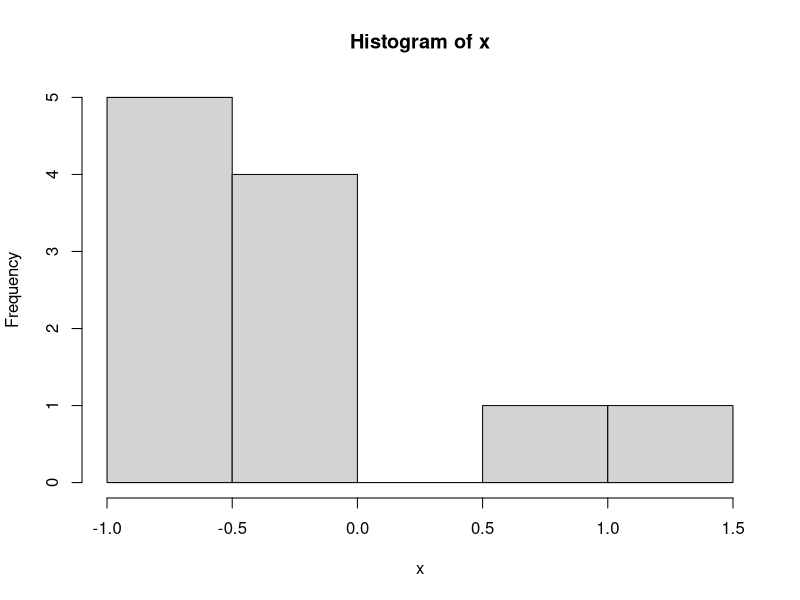
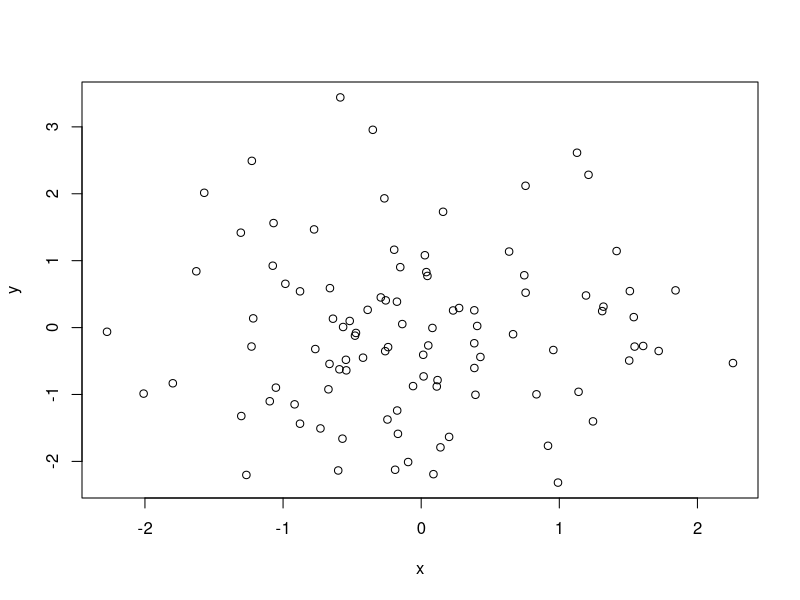
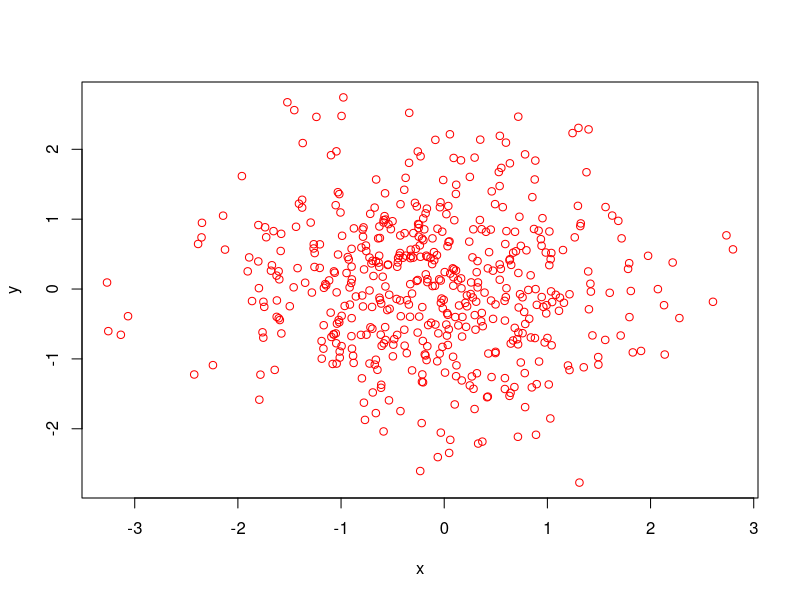
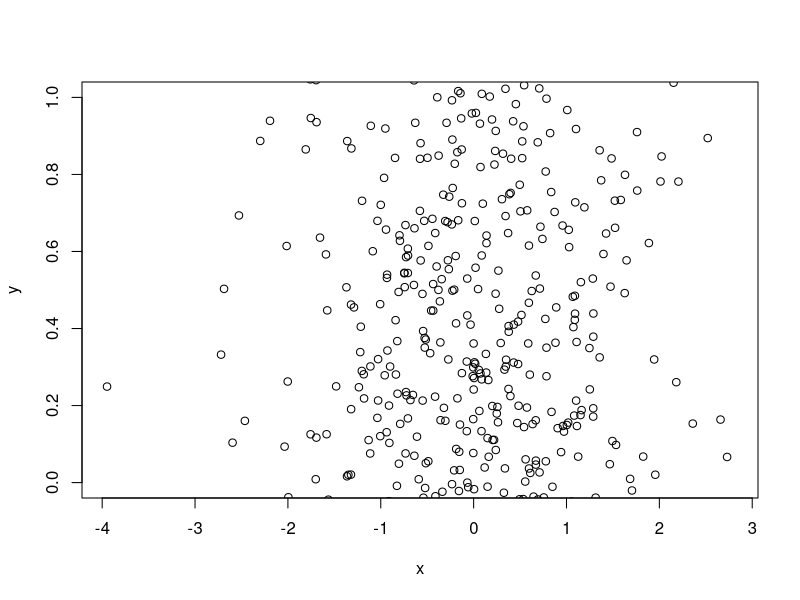

Write R code to recreate these figures, in order.
## ---- chunk 1
knitr::opts_chunk$set(include = FALSE)
## ---- chunk 2
impute_and_describe <- function(x) {
  if (any(is.na(x))) {
    message(paste(
      "Le nombre de données manquantes est",
      sum(is.na(x))
    ))
  }
  x[is.na(x)] <- mean(x, na.rm = TRUE)
  hist(x)
  summary(x)
}
impute_and_describe(c(rnorm(10), NA))
## ---- chunk 3
assoc_case_infert <- function(x) {
  if (is.numeric(infert[, x])) {
    t.test(
      infert[infert$case == 0, x],
      infert[infert$case == 1, x]
    )
  } else {
    chisq.test(table(
      infert$case,
      infert[, x]
    ))
  }
}
assoc_case_infert("age")
assoc_case_infert("education")
## ---- chunk 4
resample_and_test <- function(x) {
  resamp <- sample(
    seq_len(nrow(infert)),
    size = nrow(infert),
    replace = TRUE
  )
  infert <- infert[resamp, ]
  assoc_case_infert(x)
}
resample_and_test("age")
## ---- chunk 5
myplot1 <- function(x = runif(10), y) {
  if(missing(y)) {
    y <- x
    x <- seq_along(y)
  }
  plot(x, y)
}
## ---- chunk 6
myplot2 <- function(x = runif(10), y = seq_along(x)) {
  plot(x, y)
}
## ---- chunk 7
random_scatter <- function(n, ...) {
  x <- rnorm(n)
  y <- rnorm(n)
  
  plot(x, y, ...)
}
random_scatter(100)
random_scatter(500, col = "red")
random_scatter(1000, ylim = c(0, 1))
## ---- chunk 8
most_signif_ttest <- function(...) {
  list_ttest <- list(...)
  
  extract_p <- function(x)
    x$p.value
  
  pvals <- unlist(lapply(list_ttest, extract_p))
  
  list_ttest[[which(pvals == min(pvals))]]
}
most_signif_ttest(
  t.test(rnorm(10), rnorm(10)),
  t.test(rnorm(10), rnorm(10)),
  t.test(rnorm(10), rnorm(10)),
  t.test(rnorm(10), rnorm(10))
)
## ---- chunk 9
some_stats <- function(x) {
  list(
    moyenne = mean(x),
    etendue = range(x),
    test0 = t.test(x)
  )
}
some_stats(rnorm(10))
## ---- chunk 10
impute_mean <- function(x) {
  res <- x
  res[is.na(x)] <- mean(x, na.rm = TRUE)
  
  attr(res, "imputed") <- is.na(x)
  res
}

(test <- impute_mean(c(1, 2, NA, 3)))
attr(test, "imputed")
## ---- chunk 11
impute_generalized <- function(x, f, ...) {
  res <- x
  res[is.na(x)] <- f(na.omit(x), ...)
  
  attr(res, "imputed") <- is.na(x)
  res
}
x <- c(1, 2, NA, 3)
impute_generalized(x, quantile, probs = .25)
